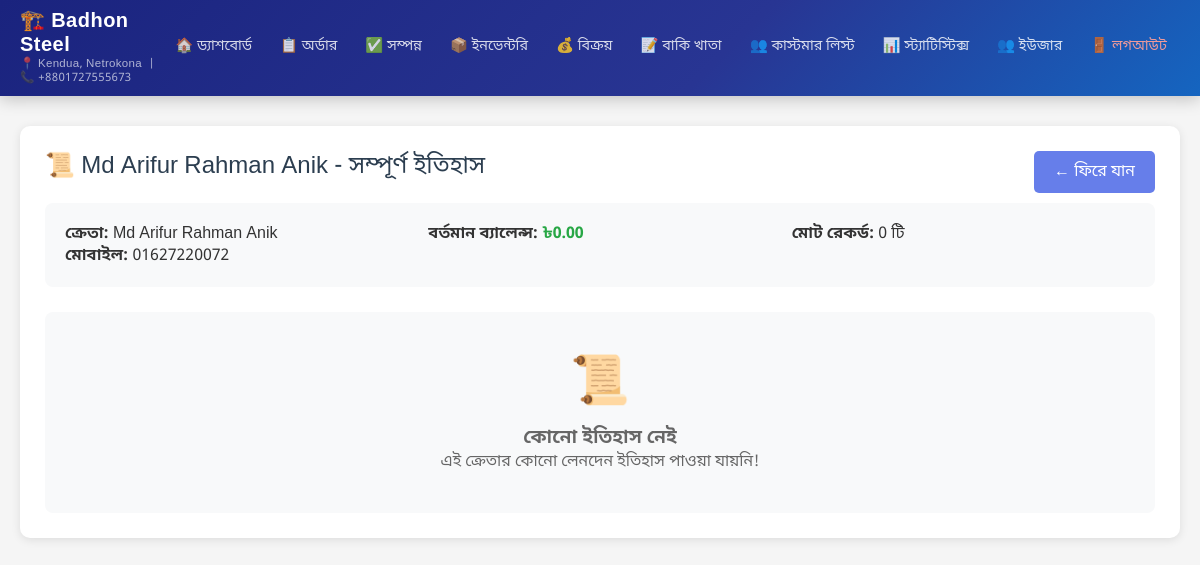
The app's page /admin-panel/transactions/customers/56/history/ (signed in), older data.
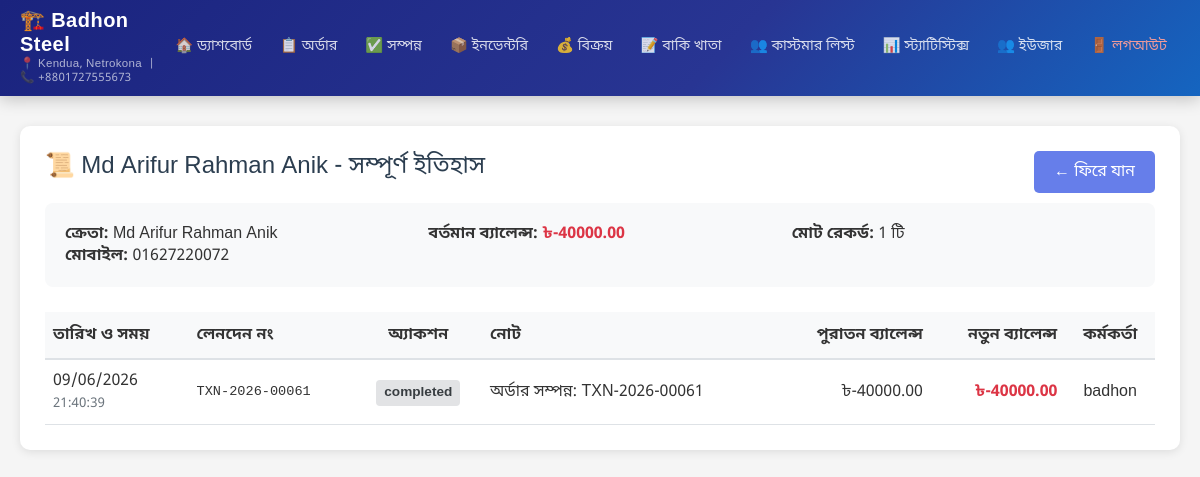
The same page, newer data.
### transactions/models.py (models this page shows, shortened)
class Customer(models.Model):
    name = models.CharField(max_length=200, verbose_name='Customer Name')
    mobile_number = models.CharField(max_length=20, unique=True, verbose_name='Mobile Number')
    address = models.TextField(verbose_name='Address', blank=True)
    current_balance = models.DecimalField(max_digits=10, decimal_places=2, verbose_name='Current Balance', default=0)
    created_at = models.DateTimeField(auto_now_add=True, verbose_name='Created At')
    updated_at = models.DateTimeField(auto_now=True, verbose_name='Updated At')
    class Meta:
        verbose_name = 'Customer'
        verbose_name_plural = 'Customers'
        ordering = ['-created_at']

class TransactionHistory(models.Model):
    ACTION_CHOICES = [
        ('created', 'Created'),
        ('edited', 'Edited'),
        ('reversed', 'Reversed'),
        ('deleted', 'Deleted'),
    ]
    transaction = models.ForeignKey(Transaction, on_delete=models.CASCADE, related_name='history', verbose_name='Transaction')
    action = models.CharField(max_length=20, choices=ACTION_CHOICES, verbose_name='Action')
    old_amount = models.DecimalField(max_digits=10, decimal_places=2, null=True, blank=True, verbose_name='Old Amount')
    new_amount = models.DecimalField(max_digits=10, decimal_places=2, null=True, blank=True, verbose_name='New Amount')
    old_balance = models.DecimalField(max_digits=10, decimal_places=2, null=True, blank=True, verbose_name='Old Balance')
    new_balance = models.DecimalField(max_digits=10, decimal_places=2, null=True, blank=True, verbose_name='New Balance')
    notes = models.TextField(verbose_name='Notes', blank=True)
    performed_by = models.ForeignKey('auth.User', on_delete=models.SET_NULL, null=True, blank=True, verbose_name='Performed By')
    created_at = models.DateTimeField(auto_now_add=True, verbose_name='Created At')
    class Meta:
        verbose_name = 'Transaction History'
        verbose_name_plural = 'Transaction Histories'
        ordering = ['-created_at']

class Transaction(models.Model):
    TRANSACTION_TYPE_CHOICES = [
        ('submission', 'Submission (Deposit)'),
        ('purchase', 'Purchase'),
        ('withdrawal', 'Withdrawal'),
        ('adjustment', 'Adjustment'),
        ('reversal', 'Reversal'),
    ]
    STATUS_CHOICES = [
        ('pending', 'চলমান'),
        ('ready', 'প্রস্তুত'),
        ('completed', 'সম্পন্ন'),
        ('cancelled', 'বাতিল'),
    ]
    DELIVERY_STATUS_CHOICES = [
        ('not_delivered', 'ডেলিভারি হয়নি'),
        ('delivered', 'ডেলিভারি সম্পন্ন'),
    ]
    is_edited = models.BooleanField(default=False, verbose_name='Is Edited')
    original_transaction = models.ForeignKey('self', on_delete=models.SET_NULL, null=True, blank=True,
                                             related_name='edited_versions', verbose_name='Original Transaction')
    transaction_number = models.CharField(max_length=50, unique=True, verbose_name='Transaction Number', editable=False)
    customer = models.ForeignKey('Customer', on_delete=models.PROTECT, related_name='transactions', verbose_name='Customer')
    transaction_type = models.CharField(max_length=20, choices=TRANSACTION_TYPE_CHOICES, verbose_name='Transaction Type')
    amount = models.DecimalField(max_digits=10, decimal_places=2, verbose_name='Amount')
    balance_before = models.DecimalField(max_digits=10, decimal_places=2, verbose_name='Balance Before', default=0)
    balance_after = models.DecimalField(max_digits=10, decimal_places=2, verbose_name='Balance After', default=0)
    item_name = models.CharField(max_length=200, verbose_name='Item Name', blank=True)
    item_description = models.TextField(verbose_name='Item Description', blank=True)
    item_quantity = models.DecimalField(max_digits=10, decimal_places=2, verbose_name='Quantity', null=True, blank=True)
    item_unit_price = models.DecimalField(max_digits=10, decimal_places=2, verbose_name='Unit Price', null=True, blank=True)
    inventory_product = models.ForeignKey('shop.InventoryProduct', on_delete=models.SET_NULL, null=True, blank=True,
                                          verbose_name='Inventory Product')
    item_discount_percentage = models.DecimalField(max_digits=5, decimal_places=2, default=0, verbose_name='Item Discount (%)')
    item_discount_amount = models.DecimalField(max_digits=10, decimal_places=2, default=0, verbose_name='Item Discount Amount')
    total_discount_percentage = models.DecimalField(max_digits=5, decimal_places=2, default=0, verbose_name='Total Discount (%)')
    total_discount_amount = models.DecimalField(max_digits=10, decimal_places=2, default=0, verbose_name='Total Discount Amount')
    gross_amount = models.DecimalField(max_digits=10, decimal_places=2, default=0, verbose_name='Gross Amount')
    status = models.CharField(max_length=20, choices=STATUS_CHOICES, default='pending', verbose_name='Order Status')
    delivery_status = models.CharField(max_length=20, choices=DELIVERY_STATUS_CHOICES, default='not_delivered', verbose_name='Delivery Status')
    notes = models.TextField(verbose_name='Notes', blank=True)
    order_date = models.DateField(default=timezone.now, verbose_name='Order Date')
    delivery_date = models.DateField(null=True, blank=True, verbose_name='Delivery Date')
    payment_date = models.DateField(null=True, blank=True, verbose_name='Payment Due Date')
    reverses_transaction = models.ForeignKey('self', on_delete=models.SET_NULL, null=True, blank=True,
                                             related_name='reversed_by_transactions', verbose_name='Reversed Transaction')
    is_reversed = models.BooleanField(default=False, verbose_name='Is Reversed')
    created_by = models.ForeignKey('auth.User', on_delete=models.SET_NULL, null=True, blank=True, verbose_name='Created By')
    created_at = models.DateTimeField(auto_now_add=True, verbose_name='Created At')
    updated_at = models.DateTimeField(auto_now=True, verbose_name='Updated At')
    class Meta:
        verbose_name = 'Transaction'
        verbose_name_plural = 'Transactions'
        ordering = ['-created_at']
        indexes = [
            models.Index(fields=['customer', '-created_at']),
            models.Index(fields=['transaction_type', 'status']),
            models.Index(fields=['transaction_number']),
        ]

### transactions/views.py (the view)
# urls.py: path('customers/<int:customer_pk>/history/', views.customer_history, name='customer_history'),
@login_required
def customer_history(request, customer_pk):
    customer = get_object_or_404(Customer, pk=customer_pk)
    history_records = TransactionHistory.objects.filter(
        transaction__customer=customer
    ).select_related('transaction', 'performed_by').order_by('-created_at')
    paginator = Paginator(history_records, 50)
    page_number = request.GET.get('page')
    page_obj = paginator.get_page(page_number)
    context = {
        'customer': customer,
        'page_obj': page_obj,
        'history_records': page_obj.object_list,
        'total_records': history_records.count(),
    }
    return render(request, 'transactions/customer_history.html', context)

### transactions/templates/transactions/customer_history.html (shortened to what this page needs)
{% extends 'admin_panel/base.html' %}
{% load static %}
{% block content %}
<div class="card">
    <div class="card-title">
        📜 {{ customer.name }} - সম্পূর্ণ ইতিহাস
        <div style="float: right;">
            <a href="{% url 'transactions:customer_detail' customer.pk %}" class="btn btn-secondary">← ফিরে যান</a>
        </div>
    </div>
    <div style="background: #f8f9fa; padding: 20px; border-radius: 8px; margin-bottom: 25px;">
        <div style="display: grid; grid-template-columns: repeat(auto-fit, minmax(200px, 1fr)); gap: 20px;">
            <div>
                <strong>ক্রেতা:</strong> {{ customer.name }}<br>
                <strong>মোবাইল:</strong> {{ customer.mobile_number }}
            </div>
            <div>
                <strong>বর্তমান ব্যালেন্স:</strong>
                {% if customer.current_balance >= 0 %}
                <span style="color: #28a745; font-weight: 700;">৳{{ customer.current_balance|floatformat:2 }}</span>
                {% else %}
                <span style="color: #dc3545; font-weight: 700;">৳-{{ customer.current_balance|floatformat:2|slice:"1:" }}</span>
                {% endif %}
            </div>
            <div>
                <strong>মোট রেকর্ড:</strong> {{ total_records }} টি
            </div>
        </div>
    </div>
    {% if history_records %}
    <div style="overflow-x: auto;">
        <table style="width: 100%; border-collapse: collapse;">
            <thead>
                <tr style="background-color: #f8f9fa; border-bottom: 2px solid #dee2e6;">
                    <th style="padding: 12px 8px; text-align: left; font-weight: 600;">তারিখ ও সময়</th>
                    <th style="padding: 12px 8px; text-align: left; font-weight: 600;">লেনদেন নং</th>
                    <th style="padding: 12px 8px; text-align: center; font-weight: 600;">অ্যাকশন</th>
                    <th style="padding: 12px 8px; text-align: left; font-weight: 600;">নোট</th>
                    <th style="padding: 12px 8px; text-align: right; font-weight: 600;">পুরাতন ব্যালেন্স</th>
                    <th style="padding: 12px 8px; text-align: right; font-weight: 600;">নতুন ব্যালেন্স</th>
                    <th style="padding: 12px 8px; text-align: center; font-weight: 600;">কর্মকর্তা</th>
                </tr>
            </thead>
            <tbody>
                {% for record in history_records %}
                <tr style="border-bottom: 1px solid #dee2e6;">
                    <td style="padding: 10px 8px;">
                        {{ record.created_at|date:"d/m/Y" }}<br>
                        <small style="color: #6c757d;">{{ record.created_at|date:"H:i:s" }}</small>
                    </td>
                    <td style="padding: 10px 8px; font-family: monospace; font-size: 0.85rem;">
                        {% if record.transaction %}
                            {{ record.transaction.transaction_number }}
                        {% else %}
                            <span style="color: #6c757d;">(ক্রেতা এডিট)</span>
                        {% endif %}
                    </td>
                    <td style="padding: 10px 8px; text-align: center;">
                        {% if record.action == 'created' %}
                        <span style="padding: 4px 8px; border-radius: 4px; background: #d4edda; color: #155724; font-weight: 600; font-size: 0.85rem;">তৈরি</span>
                        {% elif record.action == 'edited' %}
                        <span style="padding: 4px 8px; border-radius: 4px; background: #cce5ff; color: #004085; font-weight: 600; font-size: 0.85rem;">সম্পাদনা</span>
                        {% elif record.action == 'reversed' %}
                        <span style="padding: 4px 8px; border-radius: 4px; background: #f8d7da; color: #721c24; font-weight: 600; font-size: 0.85rem;">বাতিল</span>
                        {% elif record.action == 'deleted' %}
                        <span style="padding: 4px 8px; border-radius: 4px; background: #e2e3e5; color: #383d41; font-weight: 600; font-size: 0.85rem;">মুছে ফেলা</span>
                        {% else %}
                        <span style="padding: 4px 8px; border-radius: 4px; background: #e2e3e5; color: #383d41; font-weight: 600; font-size: 0.85rem;">{{ record.get_action_display }}</span>
                        {% endif %}
                    </td>
                    <td style="padding: 10px 8px; max-width: 300px;">
                        {{ record.notes|truncatewords:15 }}
                    </td>
                    <td style="padding: 10px 8px; text-align: right;">
                        {% if record.old_balance is not None %}
                            ৳{{ record.old_balance|floatformat:2 }}
                        {% else %}
                            <span style="color: #6c757d;">-</span>
                        {% endif %}
                    </td>
                    <td style="padding: 10px 8px; text-align: right; font-weight: 700;">
                        {% if record.new_balance is not None %}
                            {% if record.new_balance >= 0 %}
                            <span style="color: #28a745;">৳{{ record.new_balance|floatformat:2 }}</span>
                            {% else %}
                            <span style="color: #dc3545;">৳-{{ record.new_balance|floatformat:2|slice:"1:" }}</span>
                            {% endif %}
                        {% else %}
                            <span style="color: #6c757d;">-</span>
                        {% endif %}
                    </td>
                    <td style="padding: 10px 8px; text-align: center;">
                        {% if record.performed_by %}
                            {{ record.performed_by.get_full_name|default:record.performed_by.username }}
                        {% else %}
                            <span style="color: #6c757d;">সিস্টেম</span>
                        {% endif %}
                    </td>
                </tr>
                {% endfor %}
            </tbody>
        </table>
    </div>
    {% else %}
    <div style="text-align: center; padding: 40px; color: #666; background: #f8f9fa; border-radius: 8px;">
        <div style="font-size: 3rem; margin-bottom: 10px;">📜</div>
        <h3>কোনো ইতিহাস নেই</h3>
        <p>এই ক্রেতার কোনো লেনদেন ইতিহাস পাওয়া যায়নি!</p>
    </div>
    {% endif %}
</div>
{% endblock %}

### shop/templates/admin_panel/base.html (shortened to what this page needs)
<!DOCTYPE html>
<html lang="bn">
<head>
</head>
<body>
    <div class="admin-header">
        <div class="admin-header-inner">
            <a class="admin-brand" href="{% url 'admin_dashboard' %}">
                <span class="brand-name">🏗️ Badhon Steel</span>
                <span class="brand-sub">📍 Kendua, Netrokona &nbsp;|&nbsp; 📞 +8801727555673</span>
            </a>
            <nav class="admin-nav" id="mobileNav">
                <a href="{% url 'admin_dashboard' %}" {% if request.resolver_match.url_name == 'admin_dashboard' %}class="active"{% endif %}>🏠 ড্যাশবোর্ড</a>
                <a href="{% url 'transactions:customer_list' %}" {% if 'customer_list' in request.resolver_match.url_name %}class="active"{% endif %}>📋 অর্ডার</a>
                <a href="{% url 'completed_order_list' %}" {% if request.resolver_match.url_name == 'completed_order_list' %}class="active"{% endif %}>✅ সম্পন্ন</a>
                <a href="{% url 'inventory_product_list' %}" {% if 'inventory' in request.resolver_match.url_name %}class="active"{% endif %}>📦 ইনভেন্টরি</a>
                <a href="{% url 'invoice_list' %}" {% if 'invoice' in request.resolver_match.url_name %}class="active"{% endif %}>💰 বিক্রয়</a>
                <a href="{% url 'due_accounts_list' %}" {% if request.resolver_match.url_name == 'due_accounts_list' %}class="active"{% endif %}>📝 বাকি খাতা</a>
                <a href="{% url 'customer_list' %}" {% if request.resolver_match.url_name == 'customer_list' %}class="active"{% endif %}>👥 কাস্টমার লিস্ট</a>
                {% if request.user.is_superuser %}
                <a href="{% url 'admin_statistics' %}" {% if request.resolver_match.url_name == 'admin_statistics' %}class="active"{% endif %}>📊 স্ট্যাটিস্টিক্স</a>
                <a href="{% url 'user_management' %}" {% if request.resolver_match.url_name == 'user_management' %}class="active"{% endif %}>👥 ইউজার</a>
                {% endif %}
                <a href="{% url 'admin_logout' %}" class="nav-logout">🚪 লগআউট</a>
            </nav>
        </div>
    </div>
    <div class="container">
        {% block content %}{% endblock %}
    </div>
</body>
</html>

Row changes from the older to the newer data that the page shows:
changed Customer "Md Arifur Rahman Anik": current_balance "0.00" → "40000.00"
added TransactionHistory: created_at "09/06/2026", created_at "21:40:39", transaction.transaction_number "TXN-2026-00061", action "completed", notes "অর্ডার সম্পন্ন: TXN-2026-00061", old_balance "-40000.00", new_balance "40000.00", performed_by.get_full_name "badhon"
Text that changed along with them:
{{ total_records }}: "0" → "1"
text no longer shown: "৳ 📜 কোনো ইতিহাস নেই এই ক্রেতার কোনো লেনদেন ইতিহাস পাওয়া যায়নি!"
text now shown: "৳- তারিখ ও সময় লেনদেন নং অ্যাকশন নোট পুরাতন ব্যালেন্স নতুন ব্যালেন্স কর্মকর্তা"
